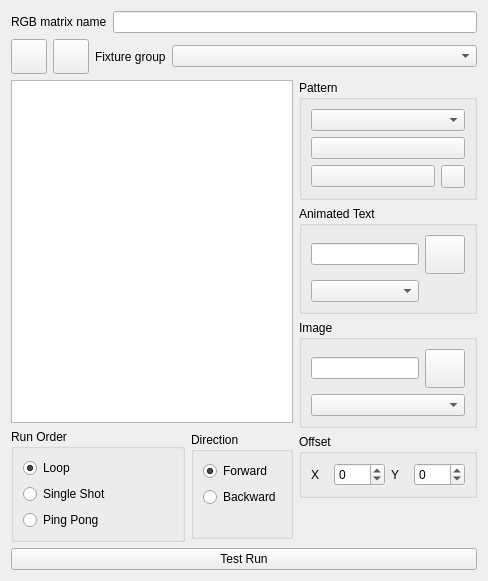
<?xml version="1.0" encoding="UTF-8"?>
<ui version="4.0">
 <class>RGBMatrixEditor</class>
 <widget class="QWidget" name="RGBMatrixEditor">
  <property name="geometry">
   <rect>
    <x>0</x>
    <y>0</y>
    <width>488</width>
    <height>581</height>
   </rect>
  </property>
  <property name="windowTitle">
   <string>RGB Matrix Editor</string>
  </property>
  <layout class="QGridLayout" name="gridLayout">
   <item row="2" column="3" rowspan="2">
    <layout class="QVBoxLayout" name="verticalLayout_5">
     <item>
      <widget class="QGroupBox" name="m_patternGroup">
       <property name="sizePolicy">
        <sizepolicy hsizetype="Preferred" vsizetype="Maximum">
         <horstretch>0</horstretch>
         <verstretch>0</verstretch>
        </sizepolicy>
       </property>
       <property name="title">
        <string>Pattern</string>
       </property>
       <layout class="QGridLayout" name="gridLayout_4">
        <item row="2" column="0">
         <widget class="QPushButton" name="m_endColorButton">
          <property name="toolTip">
           <string>Matrix end colour</string>
          </property>
          <property name="text">
           <string/>
          </property>
          <property name="iconSize">
           <size>
            <width>100</width>
            <height>26</height>
           </size>
          </property>
         </widget>
        </item>
        <item row="2" column="1">
         <widget class="QToolButton" name="m_resetEndColorButton">
          <property name="toolTip">
           <string>Reset end colour</string>
          </property>
          <property name="icon">
           <iconset resource="qlcui.qrc">
            <normaloff>:/fileclose.png</normaloff>:/fileclose.png</iconset>
          </property>
         </widget>
        </item>
        <item row="1" column="0" colspan="2">
         <widget class="QPushButton" name="m_startColorButton">
          <property name="toolTip">
           <string>Matrix start colour</string>
          </property>
          <property name="iconSize">
           <size>
            <width>100</width>
            <height>26</height>
           </size>
          </property>
         </widget>
        </item>
        <item row="0" column="0" colspan="2">
         <widget class="QComboBox" name="m_patternCombo">
          <property name="toolTip">
           <string>The RGB matrix pattern</string>
          </property>
         </widget>
        </item>
       </layout>
      </widget>
     </item>
     <item>
      <layout class="QGridLayout" name="m_capabilitiesGroup"/>
     </item>
     <item>
      <widget class="QGroupBox" name="m_textGroup">
       <property name="title">
        <string>Animated Text</string>
       </property>
       <layout class="QGridLayout" name="gridLayout_3">
        <item row="0" column="0">
         <widget class="QLineEdit" name="m_textEdit">
          <property name="sizePolicy">
           <sizepolicy hsizetype="Minimum" vsizetype="Fixed">
            <horstretch>0</horstretch>
            <verstretch>0</verstretch>
           </sizepolicy>
          </property>
          <property name="toolTip">
           <string>Text to display</string>
          </property>
         </widget>
        </item>
        <item row="0" column="1">
         <widget class="QToolButton" name="m_fontButton">
          <property name="toolTip">
           <string>Choose the font</string>
          </property>
          <property name="text">
           <string notr="true"/>
          </property>
          <property name="icon">
           <iconset resource="qlcui.qrc">
            <normaloff>:/fonts.png</normaloff>:/fonts.png</iconset>
          </property>
          <property name="iconSize">
           <size>
            <width>32</width>
            <height>32</height>
           </size>
          </property>
         </widget>
        </item>
        <item row="1" column="0">
         <widget class="QComboBox" name="m_animationCombo">
          <property name="toolTip">
           <string>Animation style</string>
          </property>
         </widget>
        </item>
       </layout>
      </widget>
     </item>
     <item>
      <widget class="QGroupBox" name="m_imageGroup">
       <property name="title">
        <string>Image</string>
       </property>
       <layout class="QGridLayout" name="gridLayout_2">
        <item row="0" column="0">
         <widget class="QLineEdit" name="m_imageEdit">
          <property name="sizePolicy">
           <sizepolicy hsizetype="Minimum" vsizetype="Fixed">
            <horstretch>0</horstretch>
            <verstretch>0</verstretch>
           </sizepolicy>
          </property>
         </widget>
        </item>
        <item row="0" column="1">
         <widget class="QToolButton" name="m_imageButton">
          <property name="text">
           <string notr="true"/>
          </property>
          <property name="icon">
           <iconset resource="qlcui.qrc">
            <normaloff>:/image.png</normaloff>:/image.png</iconset>
          </property>
          <property name="iconSize">
           <size>
            <width>32</width>
            <height>32</height>
           </size>
          </property>
         </widget>
        </item>
        <item row="1" column="0" colspan="2">
         <widget class="QComboBox" name="m_imageAnimationCombo"/>
        </item>
       </layout>
      </widget>
     </item>
     <item>
      <widget class="QGroupBox" name="m_offsetGroup">
       <property name="title">
        <string>Offset</string>
       </property>
       <layout class="QHBoxLayout" name="horizontalLayout">
        <item>
         <widget class="QLabel" name="m_xOffsetLabel">
          <property name="text">
           <string>X</string>
          </property>
         </widget>
        </item>
        <item>
         <widget class="QSpinBox" name="m_xOffsetSpin">
          <property name="toolTip">
           <string>Shift the pattern X pixels horizontally</string>
          </property>
          <property name="minimum">
           <number>-255</number>
          </property>
          <property name="maximum">
           <number>255</number>
          </property>
         </widget>
        </item>
        <item>
         <widget class="QLabel" name="m_yOffsetLabel">
          <property name="text">
           <string>Y</string>
          </property>
         </widget>
        </item>
        <item>
         <widget class="QSpinBox" name="m_yOffsetSpin">
          <property name="toolTip">
           <string>Shift the pattern Y pixels vertically</string>
          </property>
          <property name="minimum">
           <number>-255</number>
          </property>
          <property name="maximum">
           <number>255</number>
          </property>
         </widget>
        </item>
       </layout>
      </widget>
     </item>
     <item>
      <spacer name="verticalSpacer_4">
       <property name="orientation">
        <enum>Qt::Vertical</enum>
       </property>
       <property name="sizeType">
        <enum>QSizePolicy::Expanding</enum>
       </property>
       <property name="sizeHint" stdset="0">
        <size>
         <width>20</width>
         <height>40</height>
        </size>
       </property>
      </spacer>
     </item>
    </layout>
   </item>
   <item row="2" column="0" colspan="3">
    <widget class="QGraphicsView" name="m_preview"/>
   </item>
   <item row="3" column="2">
    <widget class="QGroupBox" name="m_directionGroup">
     <property name="sizePolicy">
      <sizepolicy hsizetype="Preferred" vsizetype="Maximum">
       <horstretch>0</horstretch>
       <verstretch>0</verstretch>
      </sizepolicy>
     </property>
     <property name="title">
      <string>Direction</string>
     </property>
     <layout class="QVBoxLayout" name="verticalLayout_3">
      <item>
       <widget class="QRadioButton" name="m_forward">
        <property name="toolTip">
         <string>Start from the first step</string>
        </property>
        <property name="text">
         <string>Forward</string>
        </property>
        <property name="checked">
         <bool>true</bool>
        </property>
       </widget>
      </item>
      <item>
       <widget class="QRadioButton" name="m_backward">
        <property name="toolTip">
         <string>Start from the last step</string>
        </property>
        <property name="text">
         <string>Backward</string>
        </property>
       </widget>
      </item>
      <item>
       <spacer name="verticalSpacer_2">
        <property name="orientation">
         <enum>Qt::Vertical</enum>
        </property>
        <property name="sizeType">
         <enum>QSizePolicy::Maximum</enum>
        </property>
        <property name="sizeHint" stdset="0">
         <size>
          <width>20</width>
          <height>20</height>
         </size>
        </property>
       </spacer>
      </item>
     </layout>
    </widget>
   </item>
   <item row="3" column="0" colspan="2">
    <widget class="QGroupBox" name="m_runOrderGroup">
     <property name="sizePolicy">
      <sizepolicy hsizetype="Preferred" vsizetype="Maximum">
       <horstretch>0</horstretch>
       <verstretch>0</verstretch>
      </sizepolicy>
     </property>
     <property name="title">
      <string>Run Order</string>
     </property>
     <layout class="QVBoxLayout" name="verticalLayout_2">
      <item>
       <widget class="QRadioButton" name="m_loop">
        <property name="toolTip">
         <string>Run through over and over again</string>
        </property>
        <property name="text">
         <string>Loop</string>
        </property>
        <property name="checked">
         <bool>true</bool>
        </property>
       </widget>
      </item>
      <item>
       <widget class="QRadioButton" name="m_singleShot">
        <property name="toolTip">
         <string>Run through once and stop</string>
        </property>
        <property name="text">
         <string>Single Shot</string>
        </property>
       </widget>
      </item>
      <item>
       <widget class="QRadioButton" name="m_pingPong">
        <property name="toolTip">
         <string>First run forwards, then backwards, again forwards, etc.</string>
        </property>
        <property name="text">
         <string>Ping Pong</string>
        </property>
       </widget>
      </item>
     </layout>
    </widget>
   </item>
   <item row="4" column="0" colspan="4">
    <widget class="QPushButton" name="m_testButton">
     <property name="toolTip">
      <string>See what the RGB Matrix does when it is run</string>
     </property>
     <property name="text">
      <string>Test Run</string>
     </property>
     <property name="checkable">
      <bool>true</bool>
     </property>
    </widget>
   </item>
   <item row="0" column="0" colspan="4">
    <layout class="QHBoxLayout" name="horizontalLayout_2">
     <item>
      <widget class="QLabel" name="m_nameLabel">
       <property name="sizePolicy">
        <sizepolicy hsizetype="Minimum" vsizetype="Preferred">
         <horstretch>0</horstretch>
         <verstretch>0</verstretch>
        </sizepolicy>
       </property>
       <property name="text">
        <string>RGB matrix name</string>
       </property>
      </widget>
     </item>
     <item>
      <widget class="QLineEdit" name="m_nameEdit">
       <property name="sizePolicy">
        <sizepolicy hsizetype="Expanding" vsizetype="Fixed">
         <horstretch>0</horstretch>
         <verstretch>0</verstretch>
        </sizepolicy>
       </property>
       <property name="toolTip">
        <string>The name of this RGB matrix function</string>
       </property>
      </widget>
     </item>
    </layout>
   </item>
   <item row="1" column="0" colspan="4">
    <layout class="QHBoxLayout" name="horizontalLayout_4">
     <item>
      <widget class="QToolButton" name="m_speedDialButton">
       <property name="toolTip">
        <string>Show/Hide speed dial window</string>
       </property>
       <property name="icon">
        <iconset resource="qlcui.qrc">
         <normaloff>:/speed.png</normaloff>:/speed.png</iconset>
       </property>
       <property name="iconSize">
        <size>
         <width>28</width>
         <height>28</height>
        </size>
       </property>
       <property name="checkable">
        <bool>true</bool>
       </property>
      </widget>
     </item>
     <item>
      <widget class="QToolButton" name="m_saveToSequenceButton">
       <property name="toolTip">
        <string>Save this matrix to a sequence</string>
       </property>
       <property name="text">
        <string/>
       </property>
       <property name="icon">
        <iconset resource="qlcui.qrc">
         <normaloff>:/sequence.png</normaloff>:/sequence.png</iconset>
       </property>
       <property name="iconSize">
        <size>
         <width>28</width>
         <height>28</height>
        </size>
       </property>
      </widget>
     </item>
     <item>
      <widget class="QLabel" name="m_fixtureGroupLabel">
       <property name="sizePolicy">
        <sizepolicy hsizetype="Minimum" vsizetype="Preferred">
         <horstretch>0</horstretch>
         <verstretch>0</verstretch>
        </sizepolicy>
       </property>
       <property name="text">
        <string>Fixture group</string>
       </property>
      </widget>
     </item>
     <item>
      <widget class="QComboBox" name="m_fixtureGroupCombo">
       <property name="sizePolicy">
        <sizepolicy hsizetype="Expanding" vsizetype="Fixed">
         <horstretch>0</horstretch>
         <verstretch>0</verstretch>
        </sizepolicy>
       </property>
       <property name="toolTip">
        <string>The fixture group to use as the pixel matrix</string>
       </property>
      </widget>
     </item>
    </layout>
   </item>
  </layout>
 </widget>
 <resources>
  <include location="qlcui.qrc"/>
  <include location="qlcui.qrc"/>
 </resources>
 <connections/>
</ui>
